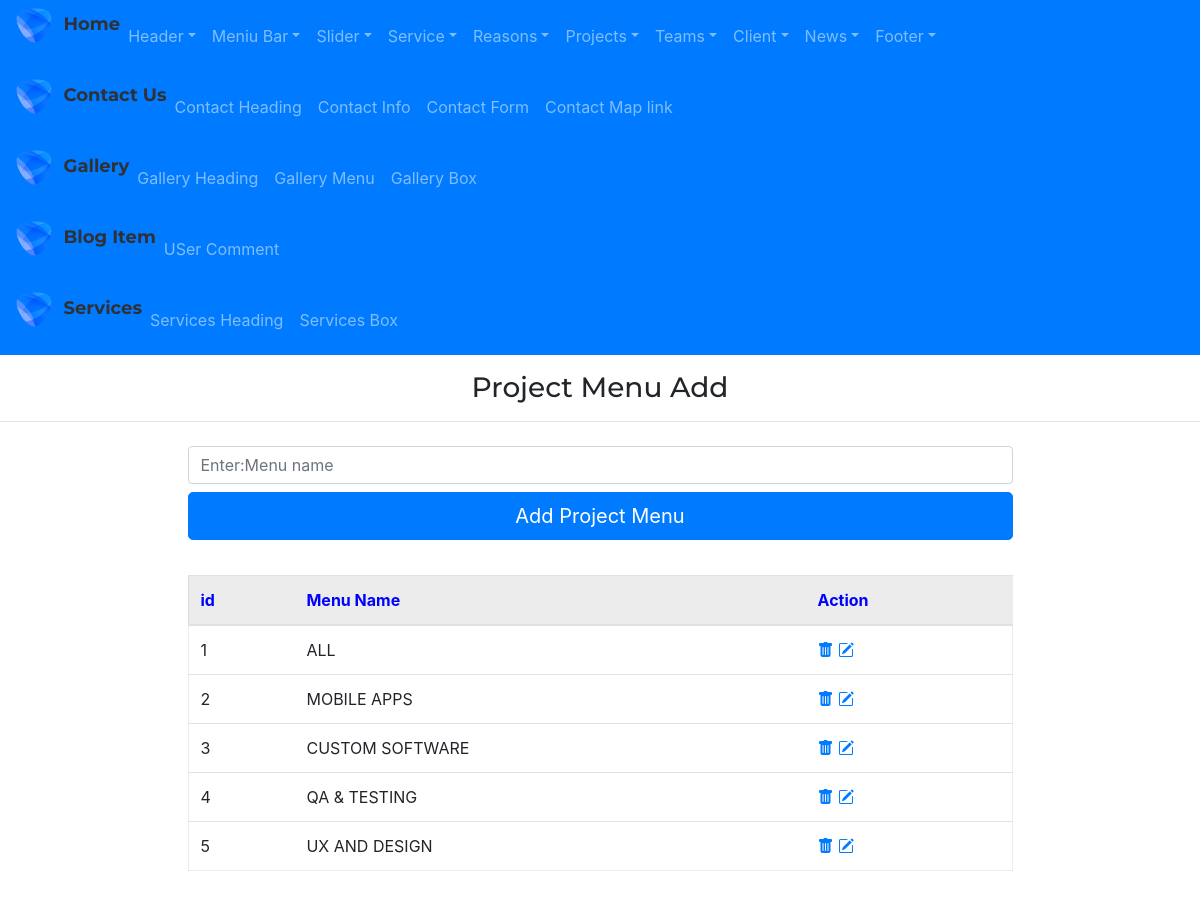
/admin/projectmenuAdd, run on an earlier commit of the app's database.
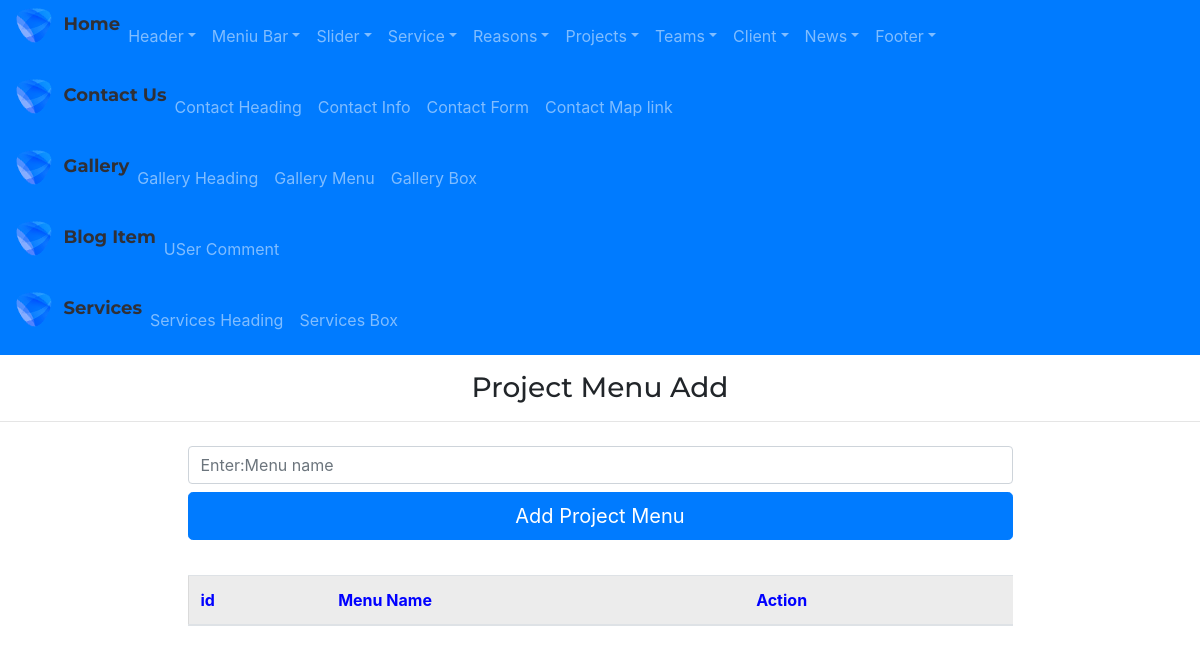
And on a later commit of the database.
### app/models.py (models this page shows)
class ProjectMenu(db.Model):
    id=db.Column(db.Integer,primary_key=True)
    project_menu_name=db.Column(db.String(255))

### admin/routes.py (the view, shortened to what this page needs)
@app.route("/admin/projectmenuAdd", methods=['GET', 'POST'])
def projectmenuAdd():
    form=ProjectMenuForm()
    projectmenus=ProjectMenu.query.all()
    return render_template('admin/projectmenuAdd.html',form=form, projectmenus=projectmenus)

### admin/forms.py
class ProjectMenuForm(FlaskForm):
    project_menu_name=StringField('project_menu_name')
    submit=SubmitField()

### app/templates/admin/projectmenuAdd.html
{% extends "admin/base.html" %}
{% block content %}
<h3 class="my-3" style="text-align: center;">Project Menu Add</h3>
<hr>
<div class="container marg">
    <div class="row justify-content-center">
        <div class="col-9">
            <form action="{{url_for('projectmenuAdd')}}" method='POST'>
                {{ form.project_menu_name(class="form-control my-2",placeholder="Enter:Menu name")}}
                {{ form.submit(value='Add Project Menu',class='btn btn-primary btn-lg btn-block')}}
            </form>
        </div>
    </div>
</div>
<div class="container marg">
    <div class="row justify-content-center">
        <div class="col-9 ">
            <table class="table table-hover " style="margin:35px 0px; border:1px solid rgba(0,0,0,.075);">
                <thead>
                    <tr style="background-color: rgba(0,0,0,.075); color:blue">
                        <th scope="col">id</th>
                        <th scope="col">Menu Name</th>
                        <th scope="col">Action</th>
                    </tr>
                </thead>
                <tbody>
                    {% for projectmenu in projectmenus %}
                    <tr>
                        <td scope="row">{{projectmenu.id}}</td>
                        <td>{{projectmenu.project_menu_name}}</td>
                        <td>
                            <a href="{{url_for('projectmenuDelete',id=projectmenu.id)}}"><i
                                    class="bi bi-trash-fill"></i></a>
                            <a href="{{url_for('projectmenuUpdate',id=projectmenu.id)}}"><i
                                    class="bi bi-pencil-square"></i></a>
                        </td>
                    </tr>
                    {% endfor %}
                </tbody>
            </table>
        </div>
    </div>
</div>
{% endblock %}

What changed in the data, as far as the page shows it:
removed ProjectMenu: id "1", project_menu_name "ALL"
removed ProjectMenu: id "2", project_menu_name "MOBILE APPS"
removed ProjectMenu: id "3", project_menu_name "CUSTOM SOFTWARE"
removed ProjectMenu: id "4", project_menu_name "QA & TESTING"
removed ProjectMenu: id "5", project_menu_name "UX AND DESIGN"
